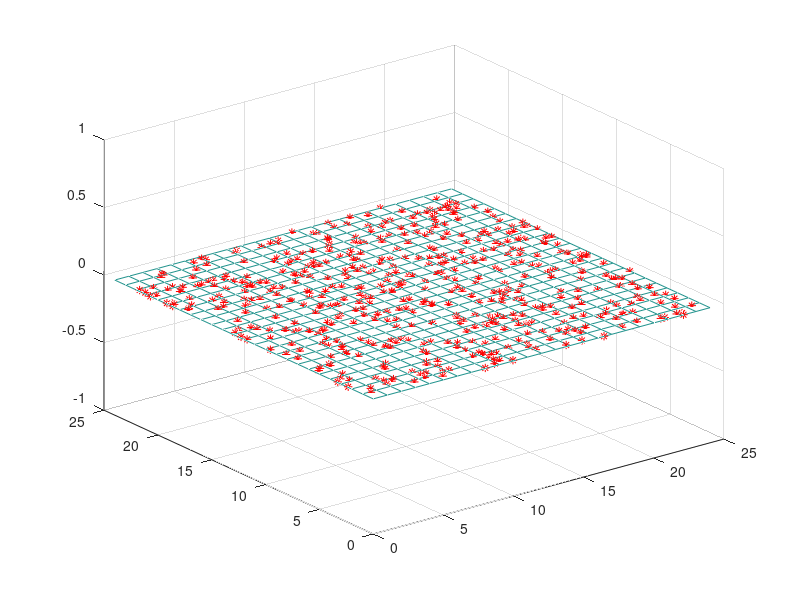

This chart was generated by the following MATLAB code:
clear variables;
close all;
clc;
%{
Code qui traite de la loi de poisson avec une notion pratique
%}

%Zone de bombardement
n_cases=24;
cx=[0:n_cases];
cy=[0:n_cases];
[CX,CY]=meshgrid(cx,cy);
mesh(CX,CY,zeros(n_cases+1,n_cases+1));


M = zeros(n_cases ,n_cases);
n_impacts = 537;

%Initialisation des coordonées
x = zeros(n_impacts, 1);
y = zeros(n_impacts, 1);

%Boucle for pour les tirs
for k=1:n_impacts
    %génération aléatoire des coordonnées
    x(k) = n_cases*rand();
    y(k) = n_cases*rand();
    %On arrondit nos valeurs avec ceil()
    i = ceil(x(k));
    j = ceil(y(k));
    M(i,j) = M(i,j)+1;
end

%affichage
figure(1); hold on;
plot(x,y,'r*');
M=M(:);
